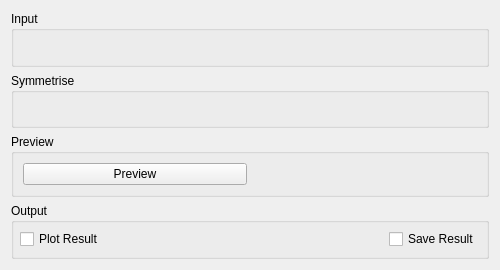
<?xml version="1.0" encoding="UTF-8"?>
<ui version="4.0">
 <class>IndirectSymmetrise</class>
 <widget class="QWidget" name="IndirectSymmetrise">
  <property name="geometry">
   <rect>
    <x>0</x>
    <y>0</y>
    <width>500</width>
    <height>270</height>
   </rect>
  </property>
  <property name="minimumSize">
   <size>
    <width>500</width>
    <height>0</height>
   </size>
  </property>
  <property name="windowTitle">
   <string>Form</string>
  </property>
  <layout class="QVBoxLayout" name="verticalLayout_151">
   <item>
    <widget class="QGroupBox" name="gbInput">
     <property name="title">
      <string>Input</string>
     </property>
     <layout class="QVBoxLayout" name="verticalLayout_21">
      <item>
       <widget class="MantidQt::MantidWidgets::DataSelector" name="dsInput" native="true">
        <property name="sizePolicy">
         <sizepolicy hsizetype="Minimum" vsizetype="Fixed">
          <horstretch>0</horstretch>
          <verstretch>0</verstretch>
         </sizepolicy>
        </property>
        <property name="showLoad" stdset="0">
         <bool>false</bool>
        </property>
        <property name="workspaceSuffixes" stdset="0">
         <string>_red</string>
        </property>
        <property name="fileBrowserSuffixes" stdset="0">
         <string>_red.nxs</string>
        </property>
       </widget>
      </item>
     </layout>
    </widget>
   </item>
   <item>
    <widget class="QGroupBox" name="gbOptions">
     <property name="title">
      <string>Symmetrise</string>
     </property>
     <layout class="QHBoxLayout" name="horizontalLayout_3">
      <property name="topMargin">
       <number>6</number>
      </property>
      <item>
       <layout class="QVBoxLayout" name="properties"/>
      </item>
      <item>
       <widget class="MantidQt::MantidWidgets::PreviewPlot" name="ppRawPlot" native="true">
        <property name="canvasColour" stdset="0">
         <color>
          <red>255</red>
          <green>255</green>
          <blue>255</blue>
         </color>
        </property>
       </widget>
      </item>
     </layout>
    </widget>
   </item>
   <item>
    <widget class="QGroupBox" name="gbPreview">
     <property name="title">
      <string>Preview</string>
     </property>
     <layout class="QHBoxLayout" name="horizontalLayout_14">
      <item>
       <layout class="QVBoxLayout" name="loPreviewProperties">
        <item>
         <widget class="QPushButton" name="pbPreview">
          <property name="text">
           <string>Preview</string>
          </property>
         </widget>
        </item>
        <item>
         <layout class="QVBoxLayout" name="propertiesPreview"/>
        </item>
       </layout>
      </item>
      <item>
       <widget class="MantidQt::MantidWidgets::PreviewPlot" name="ppPreviewPlot" native="true">
        <property name="canvasColour" stdset="0">
         <color>
          <red>255</red>
          <green>255</green>
          <blue>255</blue>
         </color>
        </property>
       </widget>
      </item>
     </layout>
    </widget>
   </item>
   <item>
    <widget class="QGroupBox" name="gbOutput">
     <property name="title">
      <string>Output</string>
     </property>
     <layout class="QHBoxLayout" name="horizontalLayout1">
      <property name="margin">
       <number>6</number>
      </property>
      <item>
       <widget class="QCheckBox" name="ckPlot">
        <property name="text">
         <string>Plot Result</string>
        </property>
       </widget>
      </item>
      <item>
       <spacer name="horizontalSpacer_1">
        <property name="orientation">
         <enum>Qt::Horizontal</enum>
        </property>
        <property name="sizeHint" stdset="0">
         <size>
          <width>164</width>
          <height>20</height>
         </size>
        </property>
       </spacer>
      </item>
      <item>
       <widget class="QCheckBox" name="ckSave">
        <property name="text">
         <string>Save Result</string>
        </property>
       </widget>
      </item>
     </layout>
    </widget>
   </item>
  </layout>
 </widget>
 <customwidgets>
  <customwidget>
   <class>MantidQt::MantidWidgets::DataSelector</class>
   <extends>QWidget</extends>
   <header>MantidQtMantidWidgets/DataSelector.h</header>
  </customwidget>
  <customwidget>
   <class>MantidQt::MantidWidgets::PreviewPlot</class>
   <extends>QWidget</extends>
   <header>MantidQtMantidWidgets/PreviewPlot.h</header>
   <container>1</container>
  </customwidget>
 </customwidgets>
 <resources/>
 <connections/>
</ui>
